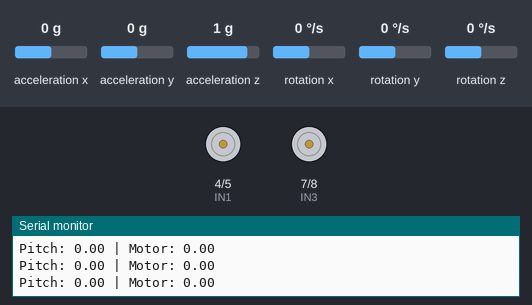
A sketch run on a simulated Arduino Uno, built with avr-gcc and run on an emulated ATmega328P. Shown: motor-driver pin pairs drawn as motors (green arrow = first pin HIGH = forward, orange = second pin HIGH = backward, longer = more drive, scaled by the enable pin), the last lines printed to the serial monitor. Wiring (inferred from the names in the program): MPU-6050 motion sensor at I2C address 0x68. The inputs (shaded band) are chosen by the test bench; at power-on: rotation y 0 °/s, acceleration x 0 g, acceleration y 0 g, acceleration z 1 g, rotation x 0 °/s, rotation z 0 °/s.

Above: at 1.2 s.
1.3 s: rotation y set to 3 °/s
At 2.7 s:
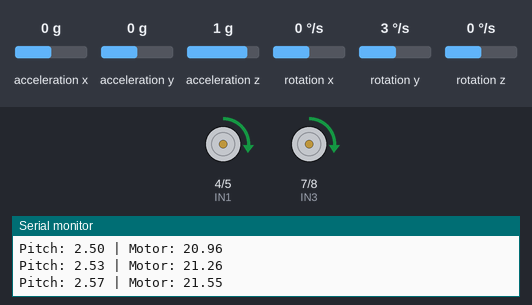
3.4 s: acceleration x set to -1.4 g
5.2 s: acceleration x set to 0.8 g
7.8 s: acceleration x set to 0 g
At 10.34 s:
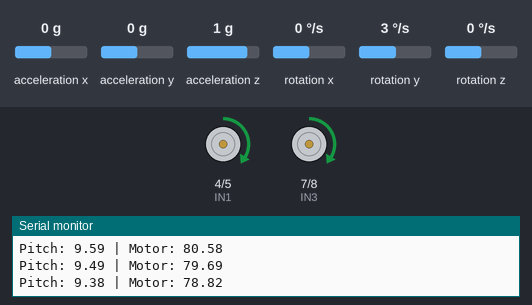
10.8 s: acceleration x set to 1.4 g
12.3 s: rotation y set to -100 °/s
At 13.8 s:
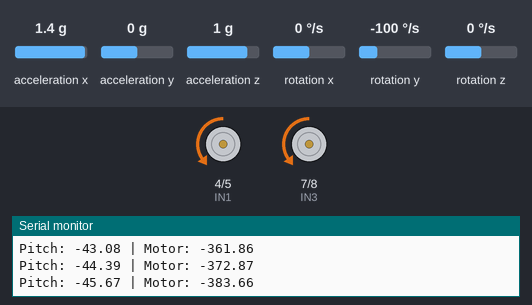
Timing chart, 0 to 15.3 s (numbered marks = the images above; inputs shaded):
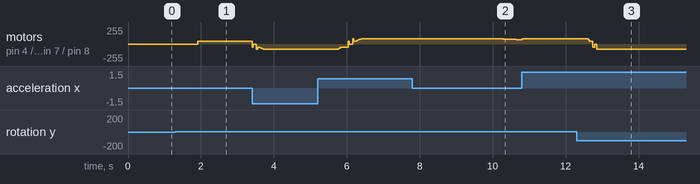

Measured:
- the behaviour switches between 1 and 2 °/s on rotation y (found by bisection; images 0 and 1)
- after the input at 1.3 s, motor on pin 4 (IN1) / pin 5 (IN2), motor on pin 7 (IN3) / pin 8 (IN4): stopped → forward 45/255 after 0.61 s
- after the input at 7.8 s, motor on pin 4 (IN1) / pin 5 (IN2), motor on pin 7 (IN3) / pin 8 (IN4): moves from forward 80/255 to forward 64/255 over 0.58 s, starting after 2.4 s
- after the input at 12.3 s, motor on pin 4 (IN1) / pin 5 (IN2), motor on pin 7 (IN3) / pin 8 (IN4): forward 80/255 → forward 45/255 after 0.29 s, → backward 80/255 0.15 s later

The sketch:

omairsketch_jan8c.ino
```cpp
#include <Wire.h>

#define MPU 0x68

// -------- MOTOR PINS --------
#define ENA 3
#define IN1 4
#define IN2 5
#define ENB 6
#define IN3 7
#define IN4 8

// -------- PID GAINS (STABLE START) --------
float Kp = 12.0;
float Ki = 0.0;
float Kd = 0.8;

// -------- TUNING CONSTANTS --------
float setpoint = 0.0;     // adjust after observing pitch
float deadband = 1.0;     // degrees

int maxPWM = 80;          // motor speed limit
int minPWM = 45;          // minimum useful motor power

// -------- MPU VARIABLES --------
int16_t ax, ay, az;
int16_t gx, gy, gz;

float pitch = 0.0;
float accelPitch = 0.0;
float gyroRate = 0.0;

// -------- PID VARIABLES --------
float error = 0;
float lastError = 0;
float integral = 0;

unsigned long lastTime = 0;

void setup() {
  Serial.begin(9600);
  Wire.begin();

  pinMode(ENA, OUTPUT);
  pinMode(ENB, OUTPUT);
  pinMode(IN1, OUTPUT);
  pinMode(IN2, OUTPUT);
  pinMode(IN3, OUTPUT);
  pinMode(IN4, OUTPUT);

  // Wake up MPU6050
  Wire.beginTransmission(MPU);
  Wire.write(0x6B);      // PWR_MGMT_1
  Wire.write(0x00);
  Wire.endTransmission();

  lastTime = micros();
  Serial.println("✅ Final self-balancing code running");
}

void loop() {
  readMPU();

  unsigned long now = micros();
  float dt = (now - lastTime) / 1000000.0;
  lastTime = now;

  // -------- ANGLE ESTIMATION --------
  accelPitch = atan2((float)ax,
                     sqrt((float)ay * ay + (float)az * az))
               * 57.2958;   // radians → degrees

  gyroRate = gy / 131.0;    // deg/sec (±250 dps range)

  pitch = 0.98 * (pitch + gyroRate * dt)
        + 0.02 * accelPitch;

  // -------- PID CONTROL --------
  error = (pitch - setpoint) * 0.7;  // soften reaction

  // Deadband (ignore tiny noise)
  if (abs(error) < deadband) {
    driveMotors(0);
    printDebug();
    return;
  }

  integral += error * dt;
  float derivative = (error - lastError) / dt;
  lastError = error;

  float output = Kp * error
               + Ki * integral
               + Kd * derivative;

  // Limit motor power
  output = constrain(output, -maxPWM, maxPWM);

  // Apply minimum PWM so motors actually move
  if (output > 0) output = max(output, minPWM);
  if (output < 0) output = min(output, -minPWM);

  driveMotors(output);
  printDebug();

  delay(5); // ~200 Hz loop
}

// -------- READ MPU6050 --------
void readMPU() {
  Wire.beginTransmission(MPU);
  Wire.write(0x3B);  // ACCEL_XOUT_H
  Wire.endTransmission(false);
  Wire.requestFrom(MPU, 14, true);

  ax = (Wire.read() << 8) | Wire.read();
  ay = (Wire.read() << 8) | Wire.read();
  az = (Wire.read() << 8) | Wire.read();

  Wire.read(); Wire.read(); // skip temperature

  gx = (Wire.read() << 8) | Wire.read();
  gy = (Wire.read() << 8) | Wire.read();
  gz = (Wire.read() << 8) | Wire.read();
}

// -------- MOTOR CONTROL --------
void driveMotors(int speed) {
  if (speed > 0) {
    digitalWrite(IN1, HIGH);
    digitalWrite(IN2, LOW);
    digitalWrite(IN3, HIGH);
    digitalWrite(IN4, LOW);
  } else {
    digitalWrite(IN1, LOW);
    digitalWrite(IN2, HIGH);
    digitalWrite(IN3, LOW);
    digitalWrite(IN4, HIGH);
  }

  speed = abs(speed);
  analogWrite(ENA, speed);
  analogWrite(ENB, speed);
}

// -------- SERIAL DEBUG --------
void printDebug() {
  Serial.print("Pitch: ");
  Serial.print(pitch);
  Serial.print(" | Motor: ");
  Serial.println(lastError * Kp);
}
```
